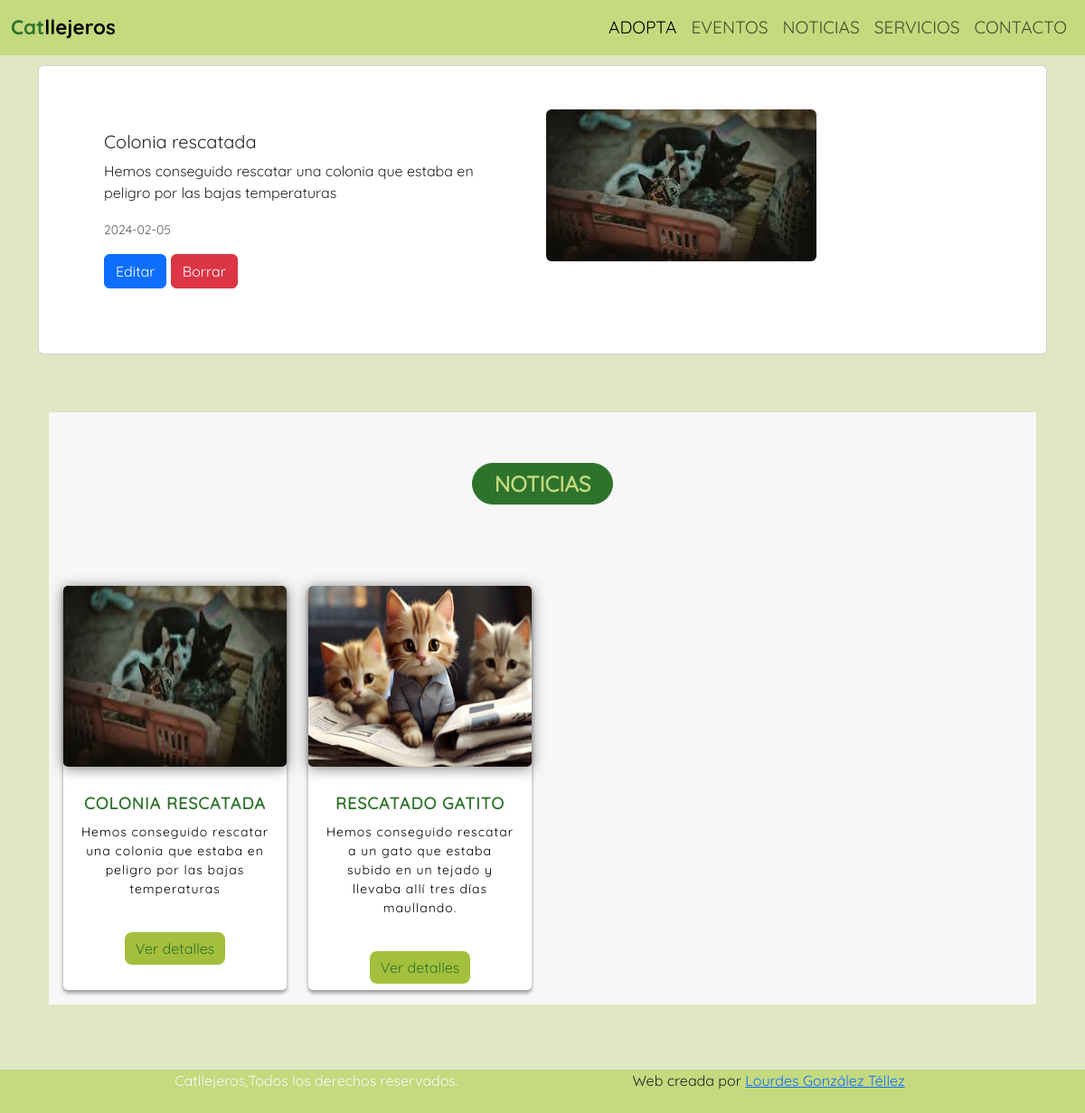
Screenshot of /report-details.php?id_oneReport=5 with the database file from the repository.
### tables this page shows
CREATE TABLE `reports` (
  `reportId` int(11) NOT NULL,
  `title` varchar(100) NOT NULL,
  `reportDate` date NOT NULL,
  `information` varchar(1000) NOT NULL,
  `reportImage_path` varchar(100) NOT NULL DEFAULT 'images\\imgDefault\\newsCats.jpg'
);

### report-details.php (the view, shortened to what this page needs)
<?php
include "header.php";
?>
<?php
            $id_oneReport = $_GET['id_oneReport'];
            $sql = $connection->query("SELECT * FROM reports WHERE reportId = '$id_oneReport'");
            ?>
<main class="main-details">
    <div class="container-fluid p-4">
        <div class="container">
        <?php while($data = $sql->fetch_object()) { ?>
        <div class="card mb-3 p-5">
            <div class="row g-2">
                <div class="col-md-6">
                    <div class="card-body p-4">
                        <h5 class="card-title"><?=$data->title?></h5>
                        <p class="card-text"><?=$data->information?></p>
                        <p class="card-text"><small class="text-body-secondary"><?=$data->reportDate?></small></p>
                        <button type="button" class="btn btn-primary" data-bs-toggle="modal"
                            data-bs-target="#editReport">
                            Editar
                        </button>
                        <a onclick="return confirmaBorrar()"
                            href="controllers/reports/delete-report.php?id_oneReport=<?= $data->reportId ?>"
                            class="btn btn-danger">Borrar</a>
                    </div>
                </div>
                <div class="col-md-6">
                    <img src=<?=$data->reportImage_path?>  class="img-fluid rounded" alt="...">
                </div>
            </div>
        </div>
        <?php
            }
         ?>
        </div>
    </div>
    <?php include "reports-section.php"; ?>
</main>
<?php
include "footer.php"
?>

### header.php (shortened to what this page needs)
<!DOCTYPE html>
<html lang="en">
<head>
    <link href="https://cdn.jsdelivr.net/npm/bootstrap@5.3.2/dist/css/bootstrap.min.css" rel="stylesheet"
>
    <link rel="stylesheet" href="https://cdnjs.cloudflare.com/ajax/libs/font-awesome/6.5.1/css/all.min.css">
    <link rel="stylesheet" href="styles/styles.css">
</head>
<body>
    <header class="fixed-top">
    <nav class="navbar navbar-expand-lg " id="navbar">
    <div class="container-fluid">
        <a class="navbar-brand" href="index.php" style="order: -1;"><span style= "font-size: 1.4rem"><span
                                class="brandWelcome1">Cat</span><span class="brandWelcome2">llejeros</span></span> </a>
        <div class="collapse navbar-collapse justify-content-end" id="navbarNavDropdown">
            <ul class="navbar-nav">
                <li class="nav-item navLink">
                    <a class="nav-link active" aria-current="page" href="index.php#cats-section">ADOPTA</a>
                </li>
                <li class="nav-item navLink">
                    <a class="nav-link" href="index.php#events-section">EVENTOS</a>
                </li>
                <li class="nav-item navLink">
                    <a class="nav-link" href="index.php#reports-section">NOTICIAS</a>
                </li>
                <li class="nav-item navLink">
                    <a class="nav-link" href="index.php#services-section">SERVICIOS</a>
                </li>
                <li class="nav-item navLink">
                    <a class="nav-link" href="index.php#contact-section">CONTACTO</a>
                </li>
            </ul>
        </div>
    </div>
</nav>
    </header>

### reports-section.php
<?php  $sqlReports=$connection->query("SELECT * FROM reports");?>
   <section id="reports-section">
        <div class="container p-4 mb-4">
            <div class="container p-3 mb-4 reports-section">
                <small class="pill rounded-pill px-4 py-1">Noticias</small>
                <div class="row g-4">
                    <?php while ($dataReports = $sqlReports->fetch_object()) { ?>
                    <div class="col-xs-12 col-sm-6 col-md-6 col-lg-3 cardReportsSection">
                        <a class= "report-card" href="report-details.php?id_oneReport=<?= $dataReports->reportId?>">
                            <div class="report-card">
                                <div class="text-box">
                                    <div class="image-box">
                                        <img src="<?=$dataReports->reportImage_path?>"
                                            alt="" />
                                    </div>
                                    <div class="text-container">
                                        <h6><?=$dataReports->title?></h6>
                                        <p><?=$dataReports->information?></p>
                                    </div>
                                </div>
                                <div class="card-link-wrapper">
                                    <a href="report-details.php?id_oneReport=<?= $dataReports->reportId?>"
                                        class="card-link btnReport" name="btndetailsReport" value="ok">Ver detalles</a>
                                </div>
                            </div>
                        </a>
                    </div>
                    <?php } ?>
                </div>
            </div>
        </div>
    </section>

### footer.php (shortened to what this page needs)
<footer class="container-fluid">
    <div class="row justify-content-center align-items-center">
        <div class="col-md-5 text-center">
            <span class="text-light">Catllejeros</a>,Todos los derechos
                reservados.</span>
        </div>
        <div class="col-md-5 text-center">
            Web creada por <a href="http://lgtellez.es/">Lourdes González Téllez</a>
        </div>
    </div>
</footer>
</body>
</html>

### styles/styles.css (style rules this page uses)
*, *::before, *::after { margin: 0; padding: 0; box-sizing: border-box; font-family: "Quicksand-Regular"; }
body { margin: 0; font-family: "Quicksand-Bold"; font-size: 1rem; font-weight: 400; line-height: 1.5; -webkit-text-size-adjust: 100%; -webkit-tap-highlight-color: rgba(0, 0, 0, 0) }
header { height: 6vh; }
#navbar { background-color: #C5D97E; }
.navbar-brand { font-family: "Quicksand-Bold"; }
.navLink a, .dropdown a { font-size: 1.2rem; }
.pill { background-color: #2E732C; font-size: 1.5rem; font-weight: bold; text-transform: uppercase; border: solid 1px #2E732C; display: inline-block; margin: 40px 0px; color: #C5D97E; }
.brandWelcome1 { color: #2E732C; }
.brandWelcome1, .brandWelcome2 { font-weight: 900; font-family: "Quicksand-Bold"; }
:root { --platinum: #e5e5e5; --white: #fff; --thumb: #edf2f4; }
.card-link-wrapper { display: flex; justify-content: center; align-items: center; margin-top: auto; }
.cardReportsSection { display: flex; }
.reports-section { text-align: center; background: #F7F7F7; }
.reports-section a { text-decoration: none; outline: none; }
.reports-section .report-card { border-radius: 5px; }
.reports-section .report-card .image-box { background: #ffffff; overflow: hidden; box-shadow: 0px 2px 15px rgba(0, 0, 0, 0.50); border-radius: 5px; }
.reports-section .report-card .image-box img { -webkit-transition: all .9s ease; -moz-transition: all .9s ease; -o-transition: all .9s ease; -ms-transition: all .9s ease; width: 100%; height: 200px; }
.reports-section .report-card .text-box { text-align: center; }
.reports-section .report-card .text-box .text-container { padding: 30px 18px; }
.reports-section .report-card { background: #FFFFFF; margin-top: 50px; -webkit-transition: all 0.2s ease-in; -moz-transition: all 0.2s ease-in; -ms-transition: all 0.2s ease-in; -o-transition: all 0.2s ease-in; transition: all 0.2s ease-in; box-shadow: 0px 3px 4px rgba(0, 0, 0, 0.40); }
.reports-section .report-card .text-box p { margin-top: 10px; margin-bottom: 0px; padding-bottom: 0px; font-size: 14px; letter-spacing: 1px; color: #000000; }
.reports-section .report-card .text-box h6 { margin-top: 0px; margin-bottom: 4px; font-size: 18px; font-weight: bold; text-transform: uppercase; letter-spacing: 1px; color: #2E732C; }
.btnReport { display: inline-block; text-decoration: none; color: #2E732C; background:#A3BF3B; padding: 6px 12px; border-radius: 8px; }
footer { height: 6vh; background-color: #C5D97E; }
.main-details { min-height: 88vh; background-color: #dfe7c3; margin-top: 6vh; display: flex; flex-direction: column; }

### rows the page displays
reports: title "Colonia rescatada", information "Hemos conseguido rescatar una colonia que estaba en peligro por las bajas temperaturas", reportDate "2024-02-05", reportImage_path (picture), title "COLONIA RESCATADA"
reports: shows a picture, title "RESCATADO GATITO", information "Hemos conseguido rescatar a un gato que estaba subido en un tejado y llevaba allí tres días maullando."
